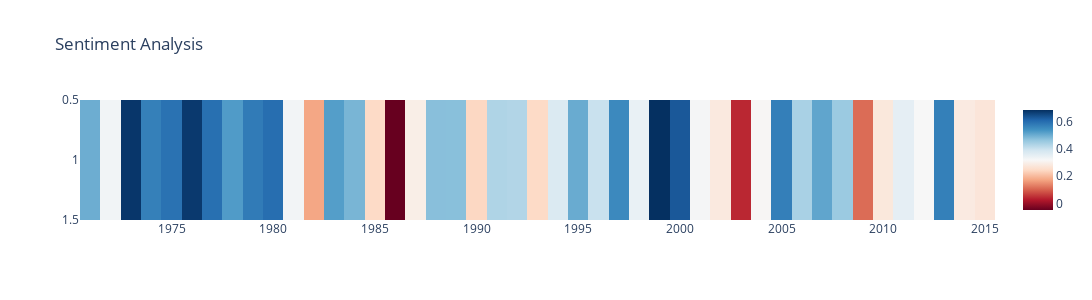

Notebook cell for this chart:
### Code cell
fig = go.Figure(
    data=go.Heatmap(
        z=yemen['Overall_Sentiment_Score'],
        x=yemen['year'],
        y=yemen["Sentiment_label2"],
        colorscale=px.colors.sequential.RdBu,
    )
)

fig.update_layout(
    title=go.layout.Title(
        text="Sentiment Analysis"
    ),
    autosize=False,
    width=1200,
    height=300,
)

fig.update_layout(yaxis_autorange = "reversed")

fig.show()

### Figure 1 — Plotly figure (JSON) as saved in the notebook; plotly's stock layout.template omitted (floating-point values rounded to 4 significant figures)
{"data": [{"colorscale": [[0, "rgb(103,0,31)"], [0.1, "rgb(178,24,43)"], [0.2, "rgb(214,96,77)"], [0.3, "rgb(244,165,130)"], [0.4, "rgb(253,219,199)"], [0.5, "rgb(247,247,247)"], [0.6, "rgb(209,229,240)"], [0.7, "rgb(146,197,222)"], [0.8, "rgb(67,147,195)"], [0.9, "rgb(33,102,172)"], [1, "rgb(5,48,97)"]], "type": "heatmap", "x": [1989, 2013, 1985, 2008, 1991, 1986, 2002, 1975, 1996, 2012, 1997, 1978, 1988, 2010, 1984, 1995, 2009, 1971, 1976, 1983, 1979, 1999, 2005, 1987, 1982, 1998, 2003, 2004, 1980, 2014, 2011, 1974, 2015, 1993, 1977, 1981, 2000, 1992, 1990, 1973, 1994, 1972, 2006, 2007, 2001], "y": [1, 1, 1, 1, 1, 1, 1, 1, 1, 1, 1, 1, 1, 1, 1, 1, 1, 1, 1, 1, 1, 1, 1, 1, 1, 1, 1, 1, 1, 1, 1, 1, 1, 1, 1, 1, 1, 1, 1, 1, 1, 1, 1, 1, 1], "z": [0.4716, 0.5682, 0.2442, 0.4528, 0.4297, -0.04826, 0.2815, 0.5911, 0.3997, 0.3181, 0.5529, 0.5245, 0.4722, 0.2769, 0.487, 0.502, 0.1104, 0.4981, 0.6703, 0.5207, 0.5764, 0.6831, 0.5696, 0.2937, 0.1739, 0.3435, 0.04037, 0.3123, 0.5971, 0.2842, 0.3525, 0.5672, 0.271, 0.2444, 0.5942, 0.328, 0.6286, 0.4267, 0.2396, 0.6743, 0.3715, 0.3281, 0.4371, 0.51, 0.3238]}], "layout": {"autosize": false, "height": 300, "title": {"text": "Sentiment Analysis"}, "width": 1200, "yaxis": {"autorange": "reversed"}}}
